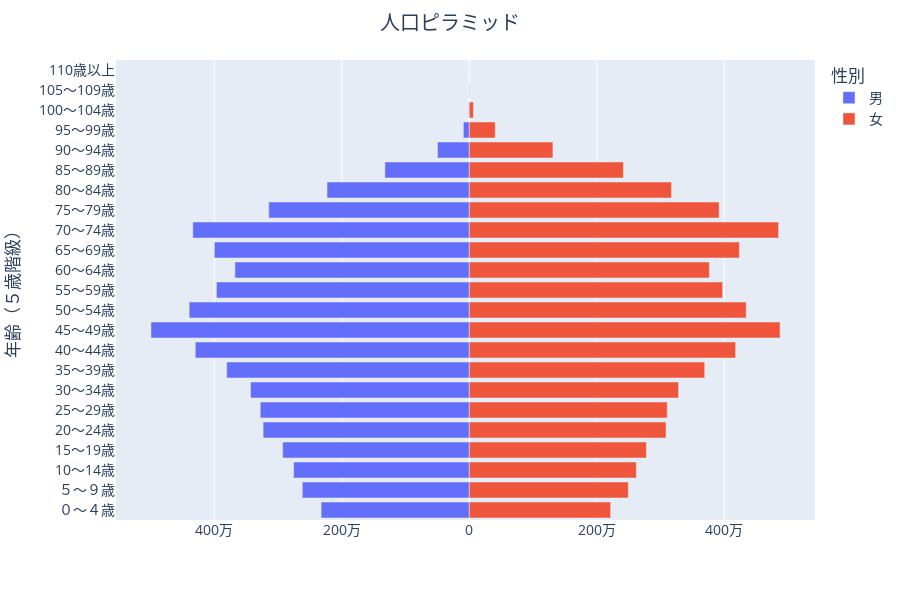

The notebook cell saved with this chart:
### Code cell
pyramid_fig = px.bar(
    pop_pyramid, 
    x="人口", 
    y="年齢（５歳階級）", 
    color="性別", 
    orientation="h"  # "h"は水平方向(横棒グラフ)
)
pyramid_fig.update_layout(width=900, height=600, font={"size": 14},
    xaxis=go.layout.XAxis(
       tickvals=[-4_000_000, -2_000_000, 0, 2_000_000, 4_000_000],
       ticktext=["400万","200万", "0", "200万", "400万"],
    ))
pyramid_fig.update_layout(         # タイトルを付ける
    title_text="人口ピラミッド",    # タイトルの表示名 
    title_x=0.5                    # 真ん中に表示
)
pyramid_fig.show()

### Figure 1 — Plotly figure (JSON) as saved in the notebook; plotly's stock layout.template omitted (floating-point values rounded to 4 significant figures)
{"data": [{"hovertemplate": "性別=男<br>人口=%{x}<br>年齢（５歳階級）=%{y}<extra></extra>", "legendgroup": "男", "marker": {"color": "#636efa", "pattern": {"shape": ""}}, "name": "男", "orientation": "h", "showlegend": true, "textposition": "auto", "type": "bar", "x": [-2325000.0, -2620000.0, -2756000.0, -2928000.0, -3234000.0, -3279000.0, -3431000.0, -3806000.0, -4299000.0, -4994000.0, -4394000.0, -3967000.0, -3677000.0, -3999000.0, -4337000.0, -3146000.0, -2232000.0, -1324000.0, -499100.0, -93450.0, -9117.0, -715.0, -1.0], "xaxis": "x", "y": ["０～４歳", "５～９歳", "10～14歳", "15～19歳", "20～24歳", "25～29歳", "30～34歳", "35～39歳", "40～44歳", "45～49歳", "50～54歳", "55～59歳", "60～64歳", "65～69歳", "70～74歳", "75～79歳", "80～84歳", "85～89歳", "90～94歳", "95～99歳", "100～104歳", "105～109歳", "110歳以上"], "yaxis": "y"}, {"hovertemplate": "性別=女<br>人口=%{x}<br>年齢（５歳階級）=%{y}<extra></extra>", "legendgroup": "女", "marker": {"color": "#EF553B", "pattern": {"shape": ""}}, "name": "女", "orientation": "h", "showlegend": true, "textposition": "auto", "type": "bar", "x": [2217000.0, 2494000.0, 2620000.0, 2779000.0, 3086000.0, 3105000.0, 3283000.0, 3692000.0, 4178000.0, 4875000.0, 4344000.0, 3973000.0, 3766000.0, 4237000.0, 4852000.0, 3918000.0, 3172000.0, 2418000.0, 1312000.0, 406900.0, 64690.0, 5678.0, 140.0], "xaxis": "x", "y": ["０～４歳", "５～９歳", "10～14歳", "15～19歳", "20～24歳", "25～29歳", "30～34歳", "35～39歳", "40～44歳", "45～49歳", "50～54歳", "55～59歳", "60～64歳", "65～69歳", "70～74歳", "75～79歳", "80～84歳", "85～89歳", "90～94歳", "95～99歳", "100～104歳", "105～109歳", "110歳以上"], "yaxis": "y"}], "layout": {"barmode": "relative", "font": {"size": 14}, "height": 600, "legend": {"title": {"text": "性別"}, "tracegroupgap": 0}, "margin": {"t": 60}, "title": {"text": "人口ピラミッド", "x": 0.5}, "width": 900, "xaxis": {"ticktext": ["400万", "200万", "0", "200万", "400万"], "tickvals": [-4000000, -2000000, 0, 2000000, 4000000]}, "yaxis": {"anchor": "x", "domain": [0, 1], "title": {"text": "年齢（５歳階級）"}}}}
